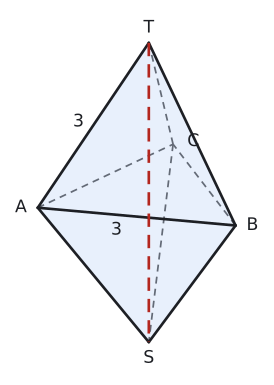

Here is the Python script that generated this plot:
import sys; sys.path.insert(0, "tools")
from cizim import *

# Dik (ortografik) izdüşüm: cisim z ekseni etrafında FI kadar döndürülür, göz EL kadar yukarıdan bakar.
# Bütün uzunluklar gerçek 3B ölçülerden hesaplanır.
FI, EL = np.radians(-12), np.radians(25)
def don(p):
    x, y, z = p
    return np.array([x * np.cos(FI) - y * np.sin(FI), x * np.sin(FI) + y * np.cos(FI), z])
GOZ = np.array([0.0, -np.cos(EL), np.sin(EL)])  # döndürülmüş koordinatta göze doğru yön
def P(p):
    x, y, z = don(np.array(p, float))
    return np.array([x, z * np.cos(EL) + y * np.sin(EL)])

def cisim(ax, kose, yuzler, renkler=None, lw=2.0):
    """kose: 3B noktalar, yuzler: köşe sıraları (dışbükey cisim). Görünmeyen ayrıtlar kesikli."""
    kose = [np.array(k, float) for k in kose]; m = sum(kose) / len(kose); gor = []
    for y in yuzler:
        a, b, c = kose[y[0]], kose[y[1]], kose[y[2]]
        n = np.cross(b - a, c - a)
        if np.dot(n, sum(kose[i] for i in y) / len(y) - m) < 0: n = -n
        gor.append(np.dot(don(n), GOZ) > 1e-9)
    for k, y in enumerate(yuzler):
        if renkler and k in renkler and gor[k]:
            ax.add_patch(patches.Polygon([P(kose[i]) for i in y], closed=True, facecolor=renkler[k], edgecolor="none", zorder=1))
    ked = {}
    for k, y in enumerate(yuzler):
        for j in range(len(y)):
            e = tuple(sorted((y[j], y[(j + 1) % len(y)]))); ked[e] = ked.get(e, False) or gor[k]
    for (i, j), g in ked.items():
        a, b = P(kose[i]), P(kose[j])
        if g: ax.plot([a[0], b[0]], [a[1], b[1]], color=YAZI, lw=lw, zorder=4, solid_capstyle="round")
        else: ax.plot([a[0], b[0]], [a[1], b[1]], color=SOLUK, lw=1.3, ls=(0, (4, 3)), zorder=2)
    return gor

def dortyuzlu(a):
    """Düzgün dört yüzlü: taban ABC (z=0), tepe T ağırlık merkezinin üstünde."""
    A = np.array([0, 0, 0.]); B = np.array([a, 0, 0.]); C = np.array([a / 2, a * np.sqrt(3) / 2, 0.])
    H = (A + B + C) / 3; T = H + np.array([0, 0, a * np.sqrt(6) / 3])
    return A, B, C, T, H
DY_YUZ = [[0, 1, 2], [0, 1, 3], [1, 2, 3], [2, 0, 3]]

def cizgi(ax, p, q, renk=KIRMIZI, lw=2.4, ls="-", z=5):
    a, b = P(p), P(q); ax.plot([a[0], b[0]], [a[1], b[1]], color=renk, lw=lw, ls=ls, zorder=z, solid_capstyle="round")

def yaz(ax, p, s, dx=0.0, dy=0.0, renk=YAZI, boy=13, **kw):
    q = P(p); ax.text(q[0] + dx, q[1] + dy, s, ha=kw.pop("ha", "center"), va=kw.pop("va", "center"), color=renk, fontsize=boy, zorder=7, **kw)

def dik(ax, k, u, w, r=0.4, renk=YAZI):
    k, u, w = np.array(k, float), np.array(u, float), np.array(w, float)
    u = u / np.linalg.norm(u); w = w / np.linalg.norm(w)
    pts = [P(k + r * u), P(k + r * u + r * w), P(k + r * w)]
    ax.plot([p[0] for p in pts], [p[1] for p in pts], color=renk, lw=1.3, zorder=6)

def nk(ax, p, renk=YAZI):
    q = P(p); ax.plot(q[0], q[1], "o", color=renk, markersize=5, zorder=6)

def bitir(ax, pay=0.6):
    ax.set_aspect("equal"); ax.axis("off"); ax.autoscale_view()
    x0, x1 = ax.get_xlim(); y0, y1 = ax.get_ylim()
    ax.set_xlim(x0 - pay, x1 + pay); ax.set_ylim(y0 - pay, y1 + pay)
# Soru 11: ayrıtı 3 olan iki düzgün dört yüzlü ABC yüzlerinden yapıştırılmış; tepe noktaları T ve S.
A, B, C, T, H = dortyuzlu(3)
S = 2 * H - T
fig, ax = sekil(4.0, 5.0)
cisim(ax, [A, B, C, T, S], [[0, 1, 3], [1, 2, 3], [2, 0, 3], [0, 1, 4], [1, 2, 4], [2, 0, 4]], renkler={0: MAVI_ACIK, 3: MAVI_ACIK})
cizgi(ax, T, S, renk=KIRMIZI, lw=2.0, ls=(0, (5, 3)))

yaz(ax, A, "A", dx=-0.25, dy=0.0); yaz(ax, B, "B", dx=0.25, dy=0.0); yaz(ax, C, "C", dx=0.3, dy=0.04)
yaz(ax, T, "T", dy=0.22); yaz(ax, S, "S", dy=-0.24)
yaz(ax, (A + T) / 2, "3", dx=-0.22, dy=0.05); yaz(ax, (A + B) / 2, "3", dx=-0.3, dy=-0.2)
bitir(ax, 0.3)
kaydet(fig, __file__)
